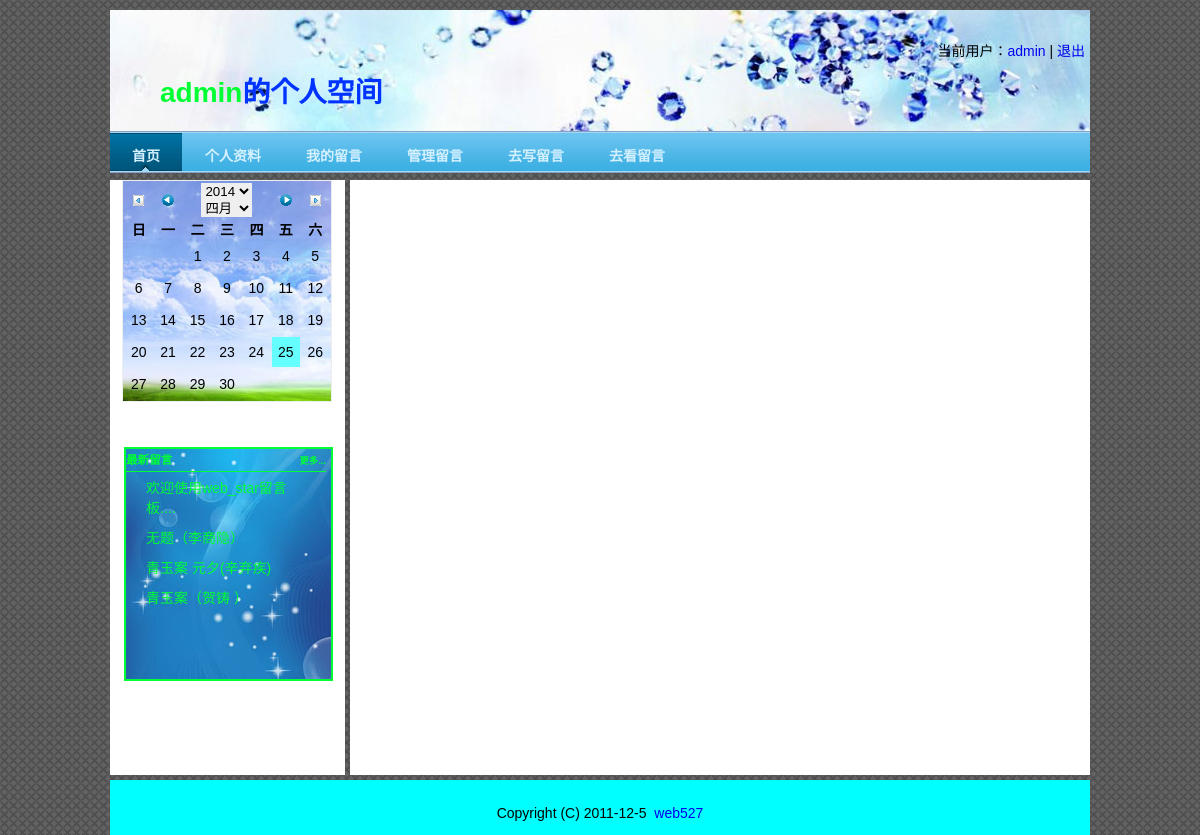
The app's page /user/user_show.php (signed in) with its own data.
### tables this page shows
CREATE TABLE `web_star` (
  `id` int(11) NOT NULL auto_increment COMMENT '用户自增id',
  `username` varchar(16) NOT NULL COMMENT '用户名',
  `title` varchar(16) NOT NULL COMMENT '提交的标题',
  `content` varchar(480) NOT NULL COMMENT '提交的内容',
  `good` varchar(16) NOT NULL default '0' COMMENT '好评',
  `bad` varchar(16) NOT NULL default '0' COMMENT '差评',
  `time` int(11) NOT NULL COMMENT '提交的时间',
  PRIMARY KEY  (`id`)
);

### include/class/mysql_db_class.php (called while the page is built, shortened)
<?php
 class mysql{
   private $db_host;
   private $db_name;
   private $db_pass;
   function __construct($db_host,$db_name,$db_pass,$db_database,$conn,$code){
     $this->db_host = $db_host;
	 $this->db_name = $db_name;
	 $this->db_pass = $db_pass;
	 $this->db_database = $db_database;
	 $this->code = $code;
   }
   function connect(){
     if($this->conn = "pconn"){
		if(!$this->conn = mysql_pconnect($this->db_host,$this->db_name,$this->db_pass)){
		   $this->error("服务器连接失败！");
		}
	 }
	 else{
	    if(!$this->conn = mysql_connect($this->db_host,$this->db_name,$this->db_pass)){
		   $this->error("服务器连接失败！");
		}
	 }
   }
   function query($sql){
		if(!$query = mysql_query($sql)){
		   $this->error('Query Error:'.$sql);
		}
		return $query;
   }
   function fetch_array($query,$result_type = MYSQL_ASSOC){
		return mysql_fetch_array($query,$result_type);
   }
   function select($table,$condition='',$parameters='*'){
		if(!$sel = $this->query("select $parameters from $table $condition")){
			$this->error("查询表".$table."中的数据失败！");
		}
		return $sel;
   }
 }

### conn/connect.php (called while the page is built, shortened)
<?php
include WEB."include/class/mysql_db_class.php";
$db = new mysql("localhost","root","yu","web_star","conn","UTF8");

### include/subpage/left.php (the view, shortened to what this page needs)
<div id="calendar">
<?php
include WEB."include/class/calendar.class.php";
?>
</div>
<div id="new_words">
 <div class="words_title">
   <h5>最新留言</h5>
   <h6><a href="user_message.php">更多...</a></h6>
 </div>
 <?php
     $query = $db->select('web_star',"where username='$_SESSION[name]' limit 0,8");
     while($rows = $db->fetch_array($query)){
 ?>
 <ul>
   <li><a href="user_show.php?id=<?php echo $rows['id'] ?>">
    <?php
	 echo mb_substr($rows['title'],0,28,'utf-8');
	 if(strlen($rows['title'])>28){
	   echo "....";
	 }
	?>
   </a></li>
 </ul>
 <?php
   }
 ?>
</div>

### css/user.css (style rules this page uses)
* { margin:0px; padding:0px; border:0px; }
body { font-family:宋体,Arial, Helvetica, sans-serif; background:url(../images/user_bg.gif); font-size:14px; }
a { text-decoration:none; }
ul { list-style:none; }
#new_words { width:205px; height:230px; margin-top:45px; margin-left:14px; border:2px solid #0F3; background:url(../images/new_words_bg.jpg); }
#new_words ul li { padding:5px 20px; }
#new_words ul li a,.words_title h6 a { color:#0F3; }
.words_title { width:200px; height:20px; border-bottom:1px solid #0F3; color:#00F }
.words_title h5 { margin-top:2px; color:#0F3; }
.words_title h6 { float:right; margin-top:-14px; }

### records on screen
web_star: title "欢迎使用web_star留言板"
web_star: title "无题（李商隐）"
web_star: title "青玉案 元夕(辛弃疾)"
web_star: title "青玉案（贺铸 ）"

### other values on screen
$_SESSION['name'] "admin"
$_SESSION[name] "admin"
$week[$i] "日"
$week[$i] "一"
$week[$i] "二"
$week[$i] "三"
$week[$i] "四"
$week[$i] "五"
$week[$i] "六"
form field year "2014"
form field month "四月"
